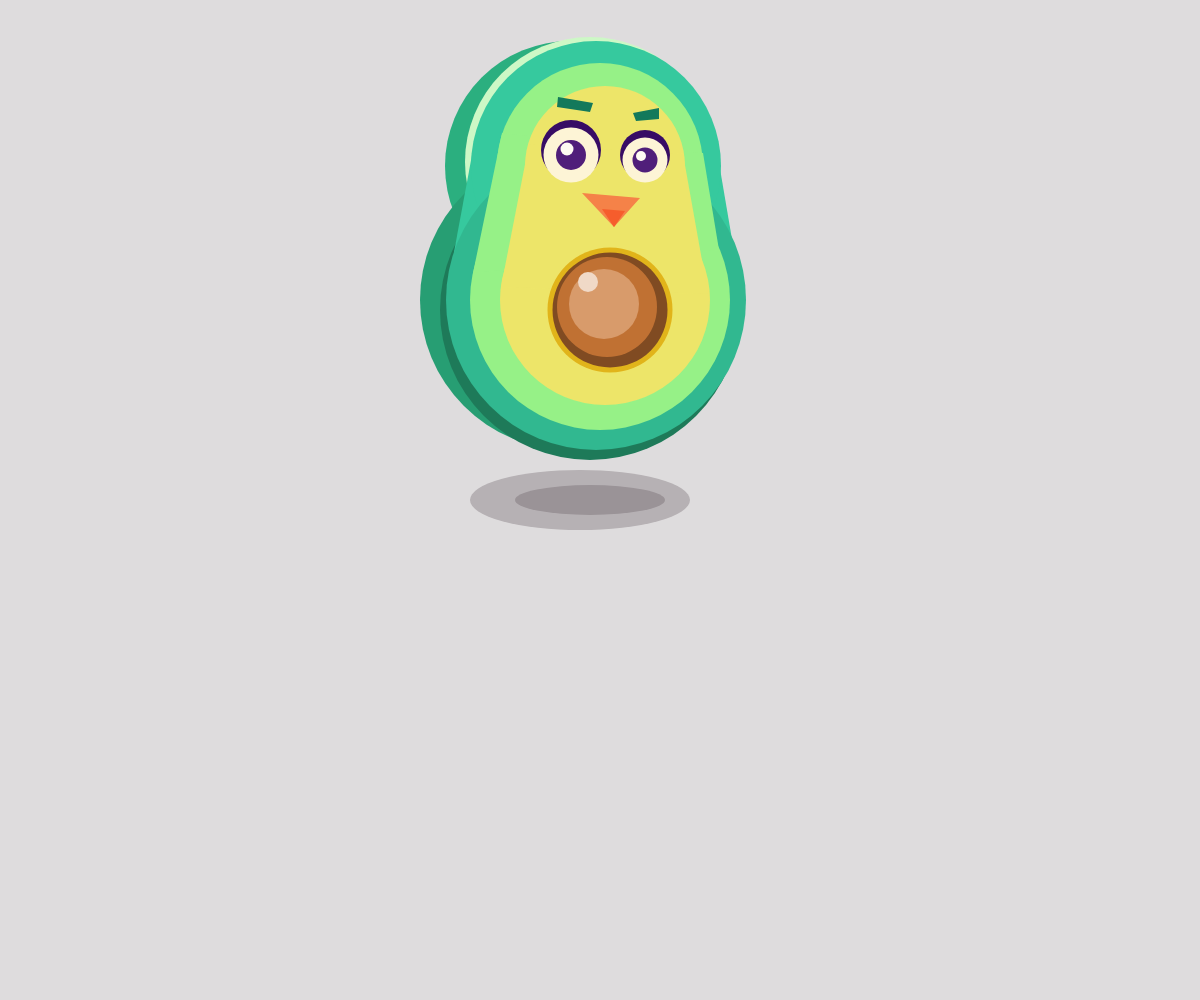
Frame 1 (no input)
Frame 60 (no input): identical to frame 1, image omitted
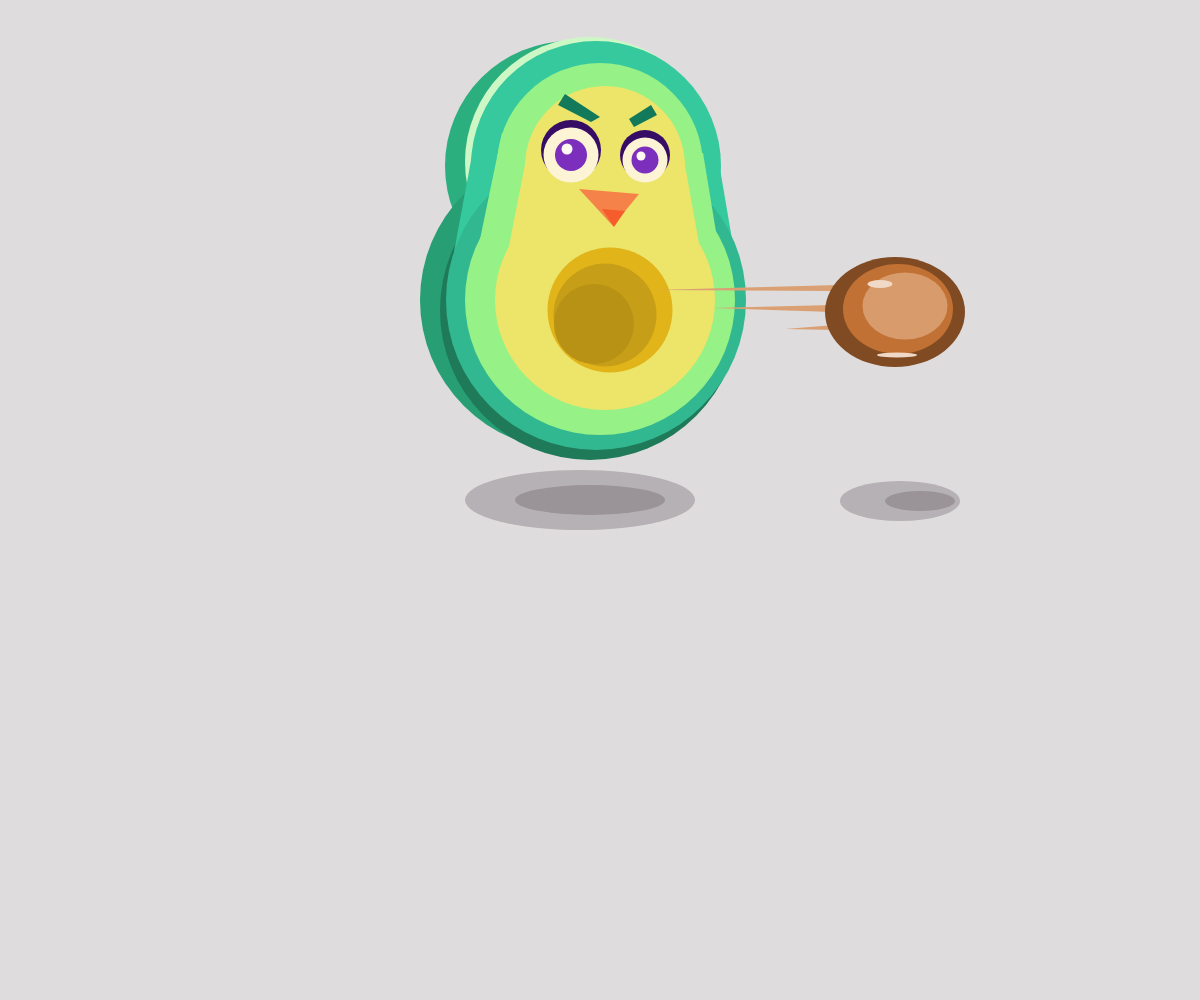
Frame 120 (the mouse pressed at the canvas centre since frame 60)

The p5.js sketch that drew these frames (run headless with seeded random() and noise() and a simulated clock; from frame 60 on, the mouse is pressed at the canvas centre):

// p5.js sketch
// ── sketch.js

function setup() {
  createCanvas(windowWidth, windowHeight);
}


function draw() {
  background("#DEDCDD");
  noStroke();


  if (mouseIsPressed) {
    fill("#2baf7f");
    ellipse(570, 166, 250, 250);
    fill("#279e73");
    ellipse(570, 300, 300, 300);
    fill("#1e7a59");
    ellipse(590, 310, 300, 300);

    fill("#cdf8c6");
    ellipse(590, 162, 250, 250);

    fill("#36C99E");
    quad(472,155,454,252,734,251,718,157);
    fill("#36C99E");
    ellipse(596, 166, 250, 250);
    fill("#31b890");
    ellipse(596, 300, 300, 300);

    fill("#96F187");
    ellipse(600, 166, 206, 206);
    fill("#96F187");
    ellipse(600, 300, 270, 270);
    fill("#96F187");
    quad(502,133,473,273,719,250,703,153);

    fill("#EDE569");
    ellipse(605, 166, 160, 160);
    fill("#EDE569");
    ellipse(605, 300, 220, 220);
    fill("#EDE569");
    quad(529,144,501,287,708,294,683,154);

    //eyes
    fill("#370c65");
    ellipse(571,150, 60, 60);
    fill("#370c65");
    ellipse(645,155, 50, 50);

    fill("#fdf4d6");
    ellipse(571,155, 55, 55);
    fill("#fdf4d6");
    ellipse(645,160, 45, 45);

    fill("#7c2ebd");
    ellipse(571,155, 32, 32);
    fill("#7c2ebd");
    ellipse(645,160, 27, 27);

    fill("#fefaf2");
    ellipse(567,149, 11, 11);
    fill("#fefaf2");
    ellipse(641,156, 9, 9);

    //eyebrew
    fill("#13795b");
    quad(558,105,591,122,600,117,565,94);
    fill("#13795b");
    quad(629,119,634,127,657,115,651,105);

    //mouth
    fill("#f58248");
    triangle(579,189,613,226,639,194);
    fill("#f65d2c");
    triangle(602,209,625,211,614,227);

    //ball
    fill("#e1b41a");
    ellipse(610,310, 125, 125);
    fill("#c69e17");
    ellipse(605,315, 103, 103);
    fill("#b79215");
    ellipse(594,324, 80, 80);


    fill("#daa073");
    triangle(832,305,712,308,832,312);//line2
    fill("#daa073");
    triangle(839,285,654,290,836,291);//line1
    fill("#daa073");
    triangle(835,325,785,329,835,330);//line3


    fill("#804b22");
    ellipse(895,312, 140, 110);
    fill("#c07133");
    ellipse(898,309, 110, 90);
    fill("#d89b6b");
    ellipse(905,306, 85, 67);
    fill("#f0d9c7");
    ellipse(880,284, 25, 8);
    fill("#f0d9c7");
    ellipse(897,355, 40, 5);


    //shadow
    fill("#b6b1b4");
    ellipse(580,500, 230, 60);
    fill("#9a9397");
    ellipse(590,500, 150, 30);

    fill("#b6b1b4");
    ellipse(900,501, 120, 40);
    fill("#9a9397");
    ellipse(920,501, 70, 20);


  } else {
    fill("#2baf7f");
    ellipse(570, 166, 250, 250);
    fill("#279e73");
    ellipse(570, 300, 300, 300);
    fill("#1e7a59");
    ellipse(590, 310, 300, 300);

    fill("#cdf8c6");
    ellipse(590, 162, 250, 250);

    fill("#36C99E");
    quad(472,155,454,252,734,251,718,157);
    fill("#36C99E");
    ellipse(596, 166, 250, 250);
    fill("#31b890");
    ellipse(596, 300, 300, 300);


    fill("#96F187");
    ellipse(600, 166, 206, 206);
    fill("#96F187");
    ellipse(600, 300, 260, 260);
    fill("#96F187");
    quad(502,133,473,273,719,250,703,153);

    fill("#EDE569");
    ellipse(605, 166, 160, 160);
    fill("#EDE569");
    ellipse(605, 300, 210, 210);
    fill("#EDE569");
    quad(529,144,501,287,708,294,683,154);

    //eyes
    fill("#370c65");
    ellipse(571,150, 60, 60);
    fill("#370c65");
    ellipse(645,155, 50, 50);

    fill("#fdf4d6");
    ellipse(571,155, 55, 55);
    fill("#fdf4d6");
    ellipse(645,160, 45, 45);

    fill("#501e7a");
    ellipse(571,155, 30, 30);
    fill("#501e7a");
    ellipse(645,160, 25, 25);

    fill("#fefaf2");
    ellipse(567,149, 13, 13);
    fill("#fefaf2");
    ellipse(641,156, 10, 10);

    //eyebrew
    fill("#13795b");
    quad(558,97,557,107,590,112,593,103);
    fill("#13795b");
    quad(633,113,659,108,659,119,636,121);

    //mouth
    fill("#f58248");
    triangle(582,193,640,198,614,227);
    fill("#f65d2c");
    triangle(602,209,625,211,614,227);

    //ball
    fill("#e1b41a");
    ellipse(610,310, 125, 125);

    fill("#804b22");
    ellipse(610,310, 115, 115);
    fill("#c07133");
    ellipse(607,307, 100, 100);
    fill("#d89b6b");
    ellipse(604,304, 70, 70);
    fill("#f0d9c7");
    ellipse(588,282, 20, 20);



    //shadow
    fill("#b6b1b4");
    ellipse(580,500, 220, 60);
    fill("#9a9397");
    ellipse(590,500, 150, 30);



  }

}

function mouseReleased(){
  console.log(mouseX +',' +mouseY);

}
